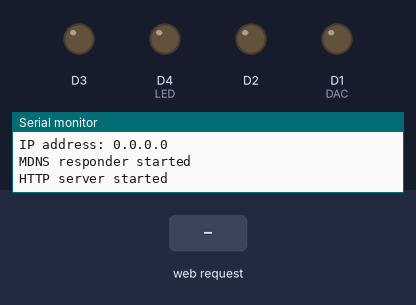
Simulated run of this sketch. Board: ESP8266 (NodeMCU). Shown: output pins drawn as LEDs (lit = HIGH), the last lines printed to the serial monitor. The inputs (shaded band) are chosen by the test bench. WiFi joins after 1.5 s; servers stay silent unless stated.

Above: at 1.2 s.
1.3 s: HTTP request GET /?D1userVRef=1 received
At 1.8 s:
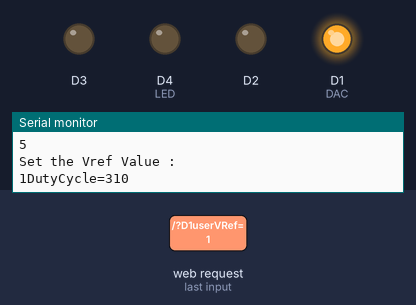
2.8 s: HTTP request GET /?D2userVRef=1 received
At 4.0 s:
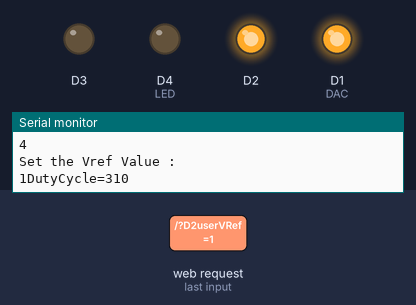
4.3 s: HTTP request GET /?D1userVRef=0 received
At 5.3 s:
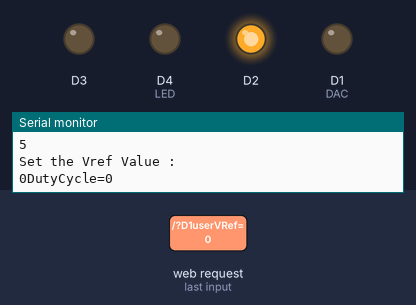
5.8 s: HTTP request GET /?D3userVRef=1 received
At 6.5 s:
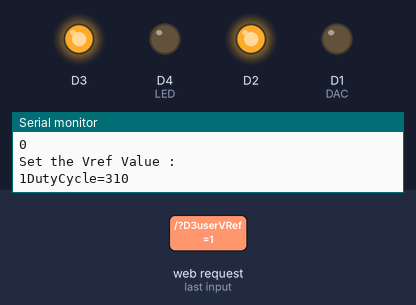
7.3 s: HTTP request GET /?D2userVRef=0 received
At 7.6 s:
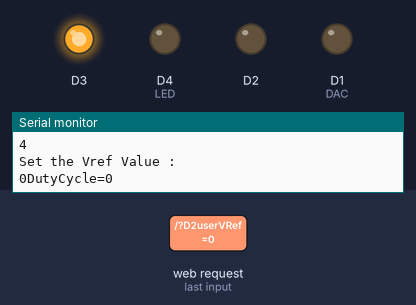
8.8 s: HTTP request GET /?D1userVRef=1&D2userVRef=1&D3userVRef=1 received
At 10.0 s:
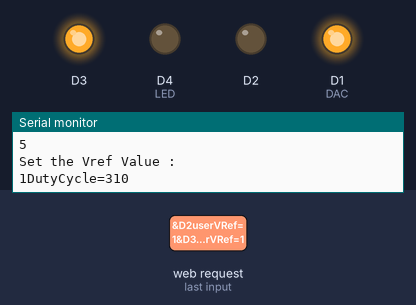
Timing chart, 0 to 11.3 s (numbered marks = the images above; inputs shaded):
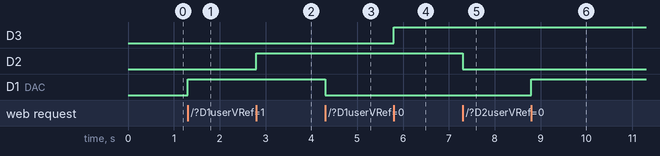

Measured:
- after the input at 1.3 s, D1 (DAC): LOW → HIGH at once
- after the input at 2.8 s, D2: LOW → HIGH at once
- after the input at 4.3 s, D1 (DAC): HIGH → LOW at once
- after the input at 5.8 s, D3: LOW → HIGH at once
- after the input at 7.3 s, D2: HIGH → LOW at once
- after the input at 8.8 s, D1 (DAC): LOW → HIGH at once

The sketch:

pwm.ino
```cpp
//use nodemcu 1.0 (ESP12E board)
// PWM dac code sample code
#include "config.h"
#include "index.h"
#include <ESP8266WiFi.h>
#include <WiFiClient.h>
#include <ESP8266WebServer.h>
#include <ESP8266mDNS.h>

#define DAC D1
#define LED D4

static int dutycycle = 512;
String line;
static uint32_t vcc;

static ESP8266WebServer server(80);
static String vRefTemp;
static String vRef[4] = {"0", "0", "0", "0"};

static void handleSubmit(int pin)
{
   Serial.println("Pwm pin");
   Serial.println(pin);
   if (pin == D1)
    vRefTemp = vRef[0]; //= server.arg("D1userVRef");
   else if (pin == D2)
    vRefTemp = vRef[1]; // = server.arg("D2userVref");
   else if (pin == D3)
    vRefTemp = vRef[2];
   else if (pin == D4)
    vRefTemp = vRef[3];

   Serial.println("Set the Vref Value :");
   Serial.print(vRefTemp);
   float humidVal = vRefTemp.toFloat();
   if (humidVal <= 3.3)
     {
        int dutyCycle = (1024/3.3)*humidVal;
        Serial.print("DutyCycle=");
        Serial.println(dutyCycle);
        analogWrite(pin, dutyCycle);

        server.send(200, "text/html", vRefTemp);
     }
   else
     server.send(200, "text/html", "Wrong humidity value");
}

static String s;

static void handleRoot()
{
   s = mainPage;

   if (server.hasArg("D1userVRef") && (vRef[0] = server.arg("D1userVRef")) != "")
     {
        return handleSubmit(D1);
     }

    if (server.hasArg("D2userVRef") && (vRef[1] = server.arg("D2userVRef")) != "")
     {

        Serial.println("D2 use Vref");
        return handleSubmit(D2);
     }

      if (server.hasArg("D3userVRef") && (vRef[2] = server.arg("D3userVRef")) != "")
     {

        Serial.println("D3 use Vref");
        return handleSubmit(D3);
     }
      if (server.hasArg("D4userVRef") && (vRef[3] = server.arg("D4userVRef")) != "")
     {

        Serial.println("D4 use Vref");
        return handleSubmit(D4);
     }
  // if (pwmPin == D1)
    s.replace("@@d1VRef@@", String(vRef[0]));
  // if (pwmPin == D2)
    s.replace("@@d2VRef@@", String(vRef[1]));
    s.replace("@@d3VRef@@", String(vRef[2]));
  // if (pwmPin == D2)
    s.replace("@@d4VRef@@", String(vRef[3]));
   server.send(200, "text/html", s);
}

static void handleNotFound();

void setup()
{
   pinMode(LED, OUTPUT);
   digitalWrite(LED, 0); // LED is ON

   Serial.begin(115200);
   //50% duty cycle
   pinMode(DAC, OUTPUT);
   pinMode(D2, OUTPUT);
   pinMode(D3, OUTPUT);
   pinMode(D4, OUTPUT);

   Serial.println("Starting....");

   //fix reconnect issue.
   WiFi.mode(WIFI_OFF);
   WiFi.mode(WIFI_STA);
   WiFi.setOutputPower(0);
   WiFi.begin(ssid, password);

   Serial.println("");

   Serial.print("Connected to ");
   Serial.println(ssid);
   Serial.print("IP address: ");
   Serial.println(WiFi.localIP());

   //can access via humid.local
   if (MDNS.begin("humid"))
     {
        Serial.println("MDNS responder started");
     }

   server.on("/", handleRoot);

   server.onNotFound(handleNotFound);

   server.begin();
   Serial.println("HTTP server started");


   //default frequency is 1Khz
   /*
    * PWM frequency is 1kHz by default. Call analogWriteFreq(new_frequency) to change the frequency. Valid values are from 100Hz up to 40000Hz.
    */
   analogWriteFreq(20000);


  // analogWrite(DAC, dutycycle);
}

void loop()
{
   server.handleClient();
}

static void handleNotFound()
{
  // digitalWrite(led, 1);
   String message = "File Not Found\n\n";
   message += "URI: ";
   message += server.uri();
   message += "\nMethod: ";
   message += (server.method() == HTTP_GET)?"GET":"POST";
   message += "\nArguments: ";
   message += server.args();
   message += "\n";
   for (uint8_t i=0; i<server.args(); i++){
        message += " " + server.argName(i) + ": " + server.arg(i) + "\n";
   }
   server.send(404, "text/plain", message);
  // digitalWrite(led, 0);
}
```

index.h
```cpp
static const char mainPage[]  = "<html> \
<head> \
<meta http-equiv='refresh' content='60'> \
<title>Voltage Reference Device</title> \
<style> \
div.card { \
  width: 250px; \
  box-shadow: 0 4px 8px 0 rgba(0, 0, 0, 0.2), 0 6px 20px 0 rgba(0, 0, 0, 0.19); \
  text-align: center; \
  border-radius: 5px; \
  background-color: #F5F7A0 \
} \
div.header { \
    background-color: #E03C3C; \
    color: white; \
    padding: 10px; \
    font-size: 40px; \
    border-radius: 5px; \
} \
div.container { \
  padding: 4px; \
} \
</style> \
</head> \
<body> \
<br> <br> \
<center> \
<div class='card'> \
<div class='header'> \
  Set Vref (0-3.3V): \
</div> \
<form> \
D1: \
<input type='text' name='D1userVRef' maxlength='4' size='4'> \
<input type='submit' value='Vref'> <br> <br> \
</form> \
<form> \
D2:\
<input type='text' name='D2userVRef' maxlength='4' size='4'> \
<input type='submit' value='Vref'> <br> <br> \
</form> \
<form> \
D3:\
<input type='text' name='D3userVRef' maxlength='4' size='4'> \
<input type='submit' value='Vref'> <br> <br> \
</form> \
<form> \
D4:\
<input type='text' name='D4userVRef' maxlength='4' size='4'> \
<input type='submit' value='Vref'> <br> <br> \
</form> \
PWM Status:<br> \
D1: <b> @@d1VRef@@ V</b> <br>\
D2: <b> @@d2VRef@@ V</b> <br>\
D3: <b> @@d3VRef@@ V</b> <br>\
D4: <b> @@d4VRef@@ V</b> <br>\
</center> \
</body> \
</html>";
```

config.h
```cpp
static const char ssid[] = "POOJA";

//Add your wifi password here
static const char password[] = "poojasingh";
```
